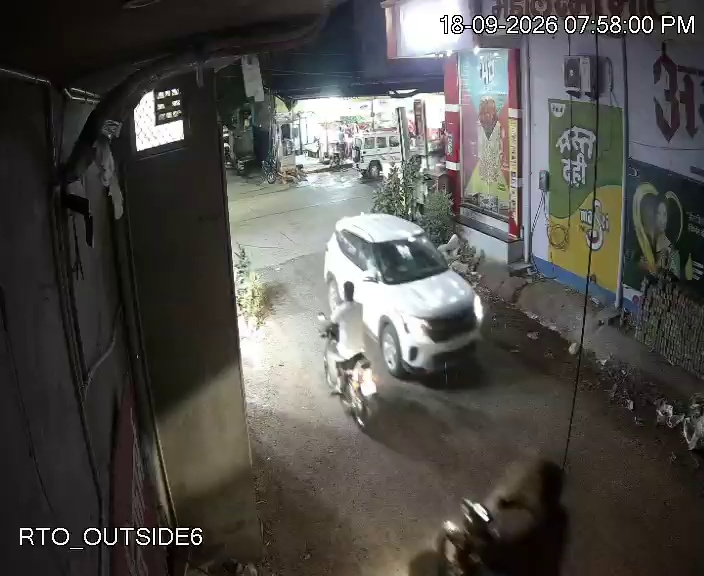
#> input picture backend/test_frame_0.jpg, 704 x 576 px; its folder holds only this picture in this run
$ python -i enhance_dataset.py   (imports and definitions only)   (older library calls are emulated)
#> lines starting #> are read from the running program, lines starting #| are printed output that depends on the picture
#> further down, picture is the input picture: shape (576, 704, 3); mean B, G, R 74.5, 78.5, 80.3
"""
enhance_dataset.py — Improve training data quality before enrollment
1. Remove blurry images (blur < BLUR_MIN)
2. CLAHE contrast enhancement
3. Sharpen with unsharp mask
Run: python enhance_dataset.py
"""
import os, cv2, shutil, numpy as np

DATA_DIR   = os.path.join(os.path.dirname(__file__), "data")
BLUR_MIN   = 15.0   # discard below this
OUTPUT_DIR = os.path.join(os.path.dirname(__file__), "data_enhanced")

def clahe_enhance(img):
    lab = cv2.cvtColor(img, cv2.COLOR_BGR2LAB)
#> lab: shape (576, 704, 3); mean of channels 0, 1, 2 81.5, 128.2, 130.7
    l, a, b = cv2.split(lab)
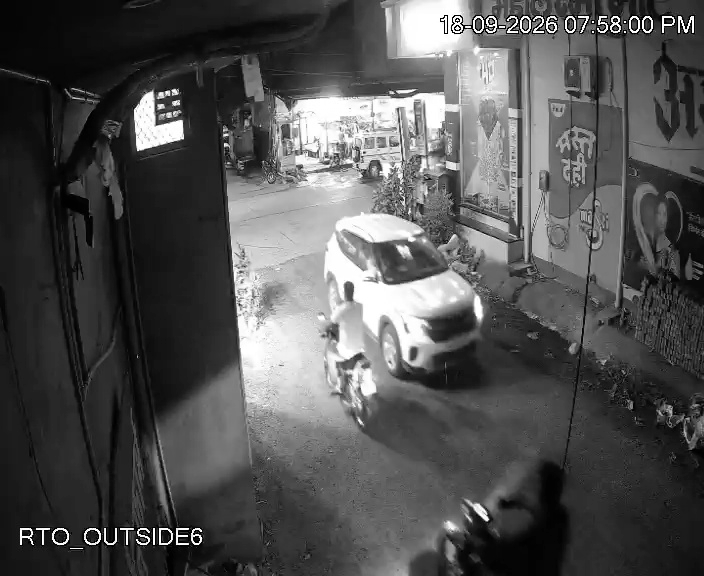
#> l: shape (576, 704); min 0, max 255, mean 81.5
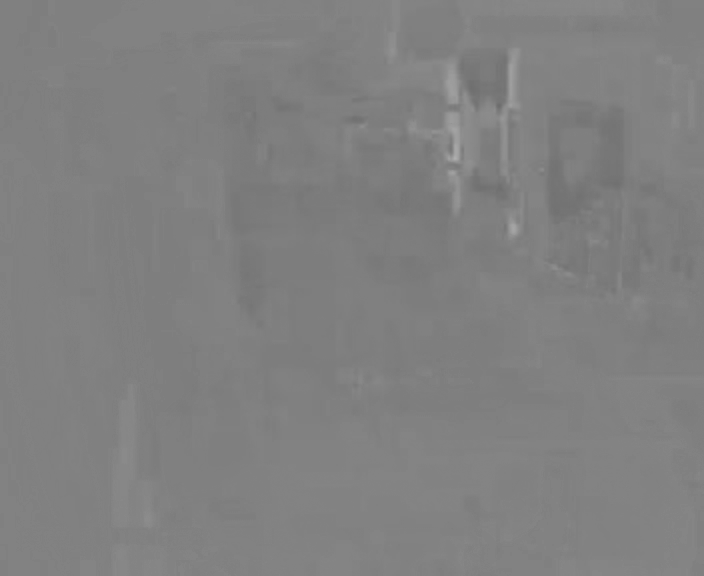
#> a: shape (576, 704); min 109, max 175, mean 128.2
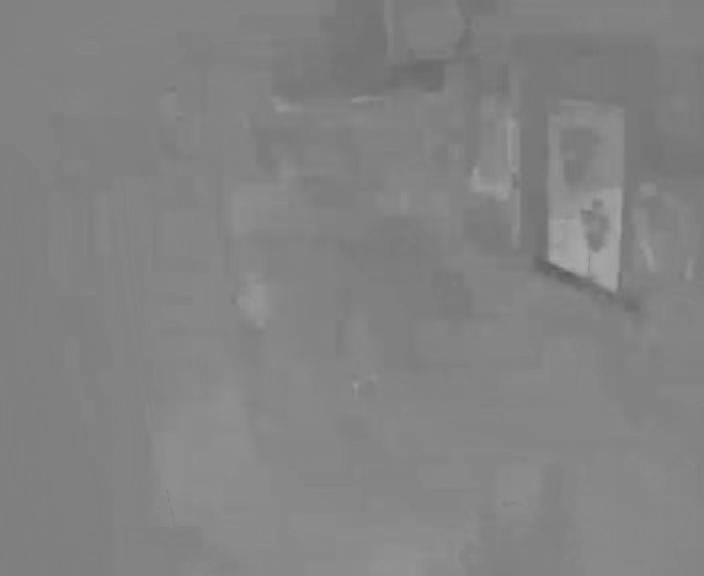
#> b: shape (576, 704); min 93, max 168, mean 130.7
    cl = cv2.createCLAHE(clipLimit=2.0, tileGridSize=(4, 4)).apply(l)
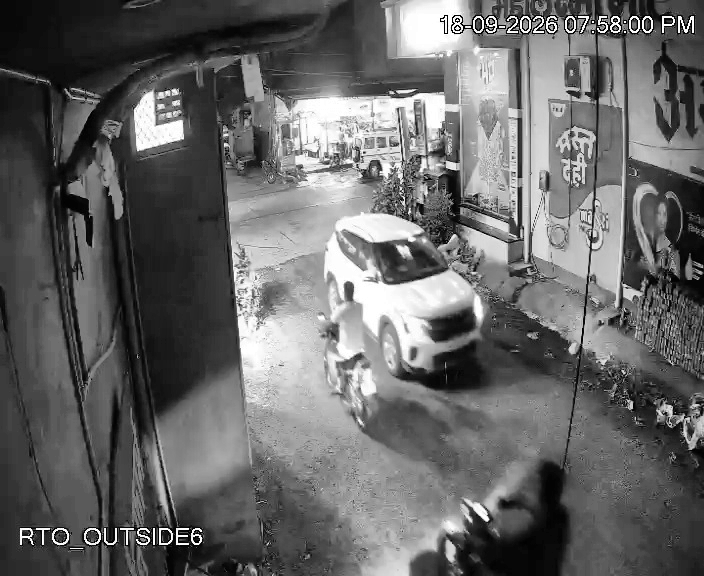
#> cl: shape (576, 704); min 0, max 255, mean 102.9
    return cv2.cvtColor(cv2.merge([cl, a, b]), cv2.COLOR_LAB2BGR)
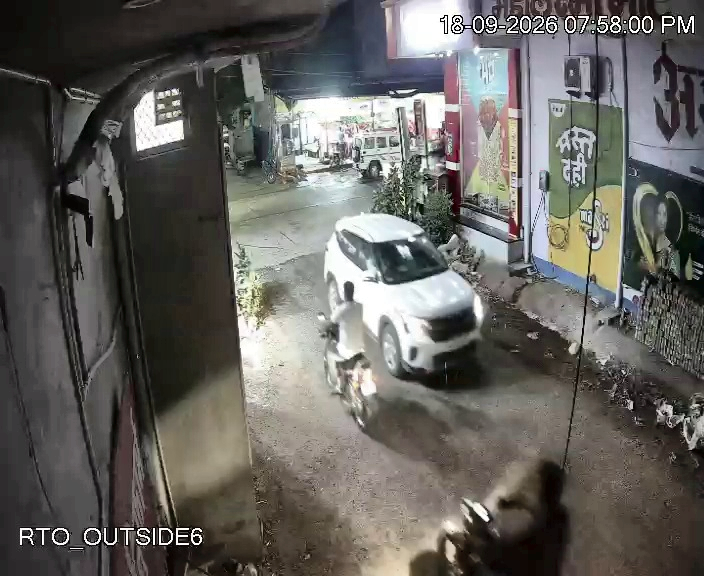
#> returned value: shape (576, 704, 3); mean B, G, R 94, 98.2, 100.2

def unsharp_mask(img, strength=0.6):
    blur = cv2.GaussianBlur(img, (0, 0), 2.0)
    return cv2.addWeighted(img, 1 + strength, blur, -strength, 0)

def process_person(person_dir, out_dir):
    os.makedirs(out_dir, exist_ok=True)
    files = [f for f in os.listdir(person_dir) if f.lower().endswith(('.jpg','.jpeg','.png'))]
    kept = discarded = 0
    for f in files:
        img = cv2.imread(os.path.join(person_dir, f))
        if img is None:
            continue
        gray = cv2.cvtColor(img, cv2.COLOR_BGR2GRAY)
        blur = cv2.Laplacian(gray, cv2.CV_64F).var()
        if blur < BLUR_MIN:
            discarded += 1
            continue
        img = clahe_enhance(img)
        img = unsharp_mask(img)
        cv2.imwrite(os.path.join(out_dir, f), img, [cv2.IMWRITE_JPEG_QUALITY, 95])
        kept += 1
    return kept, discarded

# [15 lines not run here, left out]

>>> import cv2
>>> picture = cv2.imread('../test_frame_0.jpg')
>>> result = clahe_enhance(picture)
